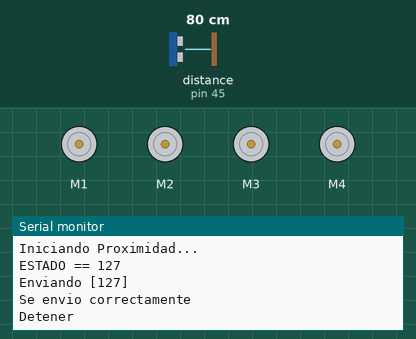
Recording of a sketch running on a simulated Arduino Mega 2560, built with avr-gcc and run on an emulated ATmega2560. On the bench: 4 × DC motor (green arrow = forward, orange = backward, longer = faster), the last lines printed to the serial monitor. The test bench sets the inputs (shaded band); at power-on: distance to the obstacle (sensor on pin 45) 80 cm. The echo pulse lasts 58.3 µs per cm; no radio packets arrive unless stated.

Above: at 1.2 s.
1.3 s: distance to the obstacle (sensor on pin 45) set to 32 cm
At 3.0 s:
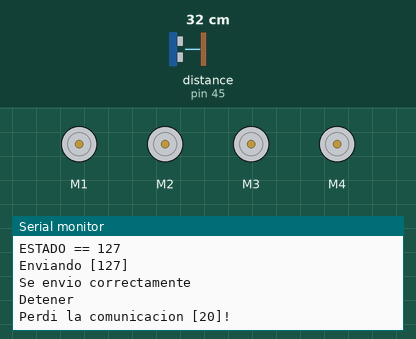
4.3 s: distance to the obstacle (sensor on pin 45) set to 28 cm
At 4.71 s:
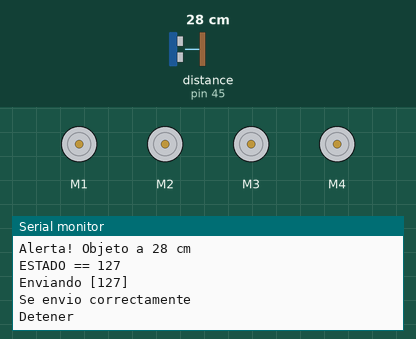
Timing chart, 0 to 7.3 s (numbered marks = the images above; inputs shaded):
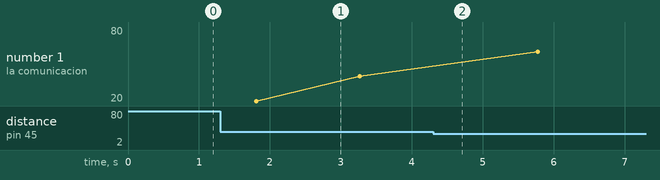

Measured:
- the behaviour switches between 30 and 29 cm on distance to the obstacle (sensor on pin 45) (found by bisection; images 1 and 2)
- after the input at 4.3 s, the serial monitor: prints a new line after 0.06 s (image 2)

The sketch:

info2_tpo_rover.ino
```cpp
#include <AFMotor.h>

// buffer para darle formato al debug
char temp[64];

// MAQUINA DE ESTADOS
unsigned int timeout;
unsigned int estado;
char cambio_de_estado;
char alerta;
#define DELAY 50 // 1/20 segundo

// COMUNICACION
// serial para debug => Serial.
//#define BAUDRATE 38400
#define BAUDRATE 9600
char bufferSerie;

// ESTADOS == MENSAJES
#define ESPERANDO 127
#define ADELANTE 63
#define ATRAS 126
#define IZQUIERDA 31
#define DERECHA 125
#define ALERTA 62

#define TIMEOUT 20 // 1 segundo

void setup() {

  // debug
  Serial.begin(BAUDRATE); Serial.println("Iniciando...");

  setupRadio();
  setupRover();
  setupProximidad();

  // maquina
  estado = ESPERANDO;
  cambio_de_estado = 1;
}

/*
*
* MAQUINA Y MAIN
*
*
*/

void maquina() {
  // debug del estado actual de la maquina
  sprintf(temp,"ESTADO == %d\n", estado);
  Serial.write(temp);

  enviar(estado);
  cambio_de_estado = 0;

  switch(estado) {
    case ESPERANDO: detener(); break;
    case ADELANTE: adelante(); break;
    case ATRAS: atras(); break;
    case IZQUIERDA: izquierda(); break;
    case DERECHA: derecha(); break;
    default:
        estado = ESPERANDO;
      break; }
}

void loop() {

  // recepcion del mensajes
  if (recibir() ) {
    if (estado != bufferSerie) {
      estado = bufferSerie;
      cambio_de_estado = 1;
      enviar(estado); }
  }
  else { //
    timeout++;
    // sprintf(temp,"timeout=%d\n", timeout);
    // Serial.write(temp);

    // cada cierto periodo de tiempo envio a la base el estado del rover
    //if (timeout % BEACON == 0) { enviar(estado); }

    if (timeout % TIMEOUT == 0) {
      sprintf(temp,"Perdi la comunicacion [%d]!\n", timeout);
      Serial.write(temp);

      if (estado != ESPERANDO) { estado = ESPERANDO; cambio_de_estado = 1; }
    }
  }

  // proximidad
  proximidad();

  if (cambio_de_estado) { maquina(); }
  delay(DELAY);

}
```

proximidad.ino
```cpp
#include <NewPing.h>

#define triggerPin 44
#define echoPin 45
#define MAX_DISTANCE 50 // Maximum distance we want to ping for (in centimeters). Maximum sensor distance is rated at 400-500cm.

NewPing sonar(triggerPin, echoPin, MAX_DISTANCE); // NewPing setup of pins and maximum distance.

void setupProximidad() {
  Serial.println("Iniciando Proximidad...");

  alerta = 0;
}

void proximidad() {

  int distancia = sonar.ping_cm();

  if (distancia != 0 && distancia < 30 && alerta == 0 && estado != ATRAS) {
    alerta=1;
    Serial.print("Alerta! Objeto a "); Serial.print(distancia); Serial.println(" cm");
    estado=ESPERANDO;
    cambio_de_estado=1;
  }
  else if (alerta == 1) {
    alerta=0;
  }

}
```

radio.ino
```cpp
#include <SPI.h>
#include "RF24.h"

/* Conexiones del modulo nRF24L01+ al Arduino Mega
Line    Arduino Pin  Modulo   Color
GND      GND         1        NEGRO
3V3      3V3         2        ROJO
CE       53          3        BLANCO
CSN      48          4        NARANJA
SCK      52          5        GRIS
MOSI     51          6        AMARILLO
MISO     50          7        VIOLETA
*/

RF24 radio(53,48); // MEGA
#define TIMEOUT_RADIO 20000
bool role = 0;

bool radioNumber = 1;
byte addresses[][6] = {"Base","Rover"};

#define BEACON 40 // 2 segundos

void setupRadio() {
  Serial.println("Iniciando Radio...");

  radio.begin();

  // Set the PA Level low to prevent power supply related issues since this is a
  // getting_started sketch, and the likelihood of close proximity of the devices. RF24_PA_MAX is default.
  //radio.setPALevel(RF24_PA_LOW);

  if (radioNumber) {
    radio.openWritingPipe(addresses[1]);
    radio.openReadingPipe(1,addresses[0]); }
  else {
    radio.openWritingPipe(addresses[0]);
    radio.openReadingPipe(1,addresses[1]); }

  radio.startListening();
}

void enviar(unsigned int mensaje) {
  // debug
  sprintf(temp,"Enviando [%d]\n", mensaje); Serial.write(temp);

  radio.stopListening();

  if (radio.write(&mensaje, sizeof(mensaje)) ) {
    Serial.println(F("Se envio correctamente")); }
  else {
    Serial.println(F("El envio fallo")); }
}

int recibir() { //Devuelve -1 si no hubo comunicacion, 1 si recibio datos

  radio.startListening();

  unsigned long started_waiting_at = micros();
  boolean timeout_radio = false;

  while ( ! radio.available() ) {
    if (micros() - started_waiting_at > TIMEOUT_RADIO ){
        timeout_radio = true;
        break; }
  }

  if ( timeout_radio ) {
    return 0;  }
  else {
    Serial.println(F("Hay datos en la radio!"));
    timeout = 0;

    while ( radio.available() ) {

      radio.read( &bufferSerie, sizeof(bufferSerie) );

      if (bufferSerie != 0) {
        Serial.print(F("Obtuve: "));
        Serial.println(bufferSerie);
        return 1;
      }
    }
  }
}
```

rover.ino
```cpp
// MOTORES
AF_DCMotor motor1(1);
AF_DCMotor motor2(2);
AF_DCMotor motor3(3);
AF_DCMotor motor4(4);
int estadoM[4];
int velocidadM[4];

void setupRover() {
  Serial.println("Iniciando Rover...");

  // motores
  motor1.run(RELEASE); motor2.run(RELEASE);
  motor3.run(RELEASE); motor4.run(RELEASE);
  velocidadM[0] = 0;   velocidadM[2] = 0;
  velocidadM[2] = 0;   velocidadM[3] = 0;

}

void acelerar() {
    sprintf(temp,"Acelerar\n"); Serial.write(temp);
    for (int i=0; i<256; i+=8) {
      if (velocidadM[0] < i) { motor1.setSpeed(i); velocidadM[0] = i; }
      if (velocidadM[1] < i) { motor2.setSpeed(i); velocidadM[1] = i; }
      if (velocidadM[2] < i) { motor3.setSpeed(i); velocidadM[2] = i; }
      if (velocidadM[3] < i) { motor4.setSpeed(i); velocidadM[3] = i; }
    delay(10); }
}

void adelante() {
  if (alerta) { return; }

  sprintf(temp,"Adelante\n"); Serial.write(temp);
  if (estadoM[0] != FORWARD) { motor1.run(FORWARD); estadoM[0] = FORWARD; }
  if (estadoM[1] != FORWARD) { motor2.run(FORWARD); estadoM[1] = FORWARD; }
  if (estadoM[2] != FORWARD) { motor3.run(FORWARD); estadoM[2] = FORWARD; }
  if (estadoM[3] != FORWARD) { motor4.run(FORWARD); estadoM[3] = FORWARD; }
  acelerar();
}

void atras() {
  sprintf(temp,"Atras\n"); Serial.write(temp);
  if (estadoM[0] != BACKWARD) { motor1.run(BACKWARD); estadoM[0] = BACKWARD; }
  if (estadoM[1] != BACKWARD) { motor2.run(BACKWARD); estadoM[1] = BACKWARD; }
  if (estadoM[2] != BACKWARD) { motor3.run(BACKWARD); estadoM[2] = BACKWARD; }
  if (estadoM[3] != BACKWARD) { motor4.run(BACKWARD); estadoM[3] = BACKWARD; }
  acelerar();
}

void izquierda() {
  sprintf(temp,"Izquierda\n"); Serial.write(temp);
  if (estadoM[0] != FORWARD)  { motor1.run(FORWARD);  estadoM[0] = FORWARD; }
  if (estadoM[1] != BACKWARD) { motor2.run(BACKWARD); estadoM[1] = BACKWARD; }
  if (estadoM[2] != BACKWARD) { motor3.run(BACKWARD); estadoM[2] = BACKWARD; }
  if (estadoM[3] != FORWARD)  { motor4.run(FORWARD);  estadoM[3] = FORWARD; }
  acelerar();
}

void derecha() {
  sprintf(temp,"Derecha\n"); Serial.write(temp);
  if (estadoM[0] != BACKWARD) { motor1.run(BACKWARD); estadoM[0] = BACKWARD; }
  if (estadoM[1] != FORWARD)  { motor2.run(FORWARD);  estadoM[1] = FORWARD; }
  if (estadoM[2] != FORWARD)  { motor3.run(FORWARD);  estadoM[2] = FORWARD; }
  if (estadoM[3] != BACKWARD) { motor4.run(BACKWARD); estadoM[3] = BACKWARD; }
  acelerar();
}

void detener() {
  sprintf(temp,"Detener\n"); Serial.write(temp);
  motor1.run(RELEASE); estadoM[0] = RELEASE;   motor2.run(RELEASE); estadoM[1] = RELEASE;
  motor3.run(RELEASE); estadoM[2] = RELEASE;   motor4.run(RELEASE); estadoM[3] = RELEASE;

  for (int i=256; i>=0; i-=8) {
      if (velocidadM[0] > i) { motor1.setSpeed(i); velocidadM[0] = i; }
      if (velocidadM[1] > i) { motor2.setSpeed(i); velocidadM[1] = i; }
      if (velocidadM[2] > i) { motor3.setSpeed(i); velocidadM[2] = i; }
      if (velocidadM[3] > i) { motor4.setSpeed(i); velocidadM[3] = i; }
  delay(10); }

}
```
